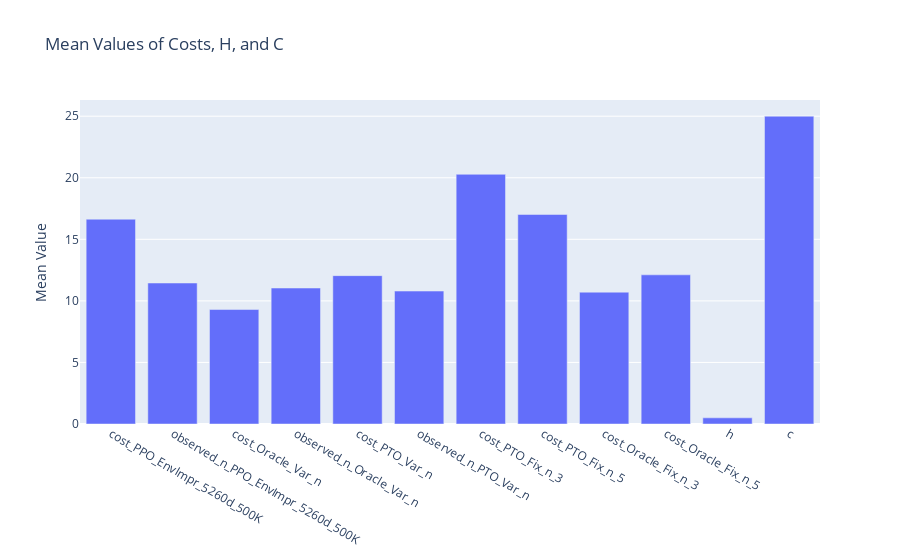
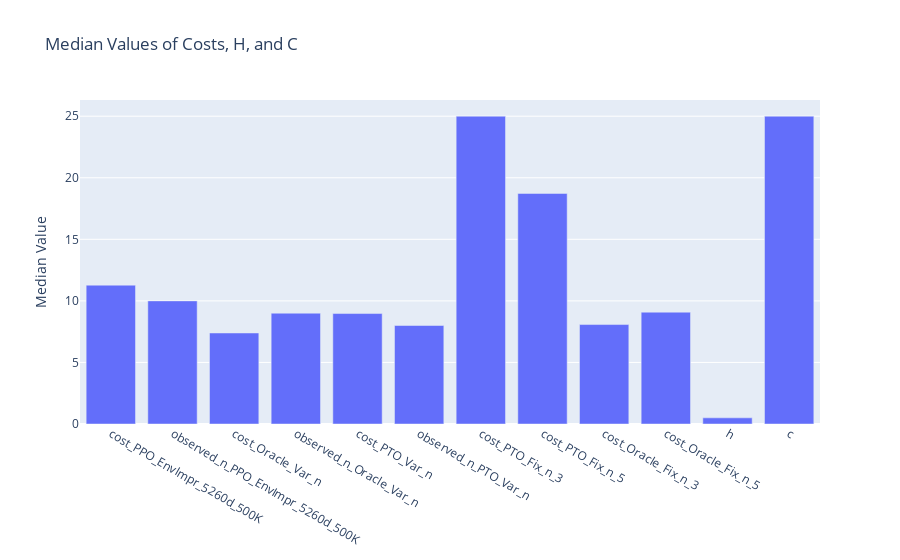

The notebook cell these images were saved under, in order:
### Markdown cell above
## Visualize Results

### Code cell
import plotly.graph_objects as go

# columns_to_visualize = [x for x in test_df.columns if 'cost' in x or 'observe' in x]

# Calculate means
means = test_df[columns_to_visualize + ['h', 'c']].mean()

# Plot
fig = go.Figure(data=[go.Bar(x=means.index, y=means.values)])
fig.update_layout(title="Mean Values of Costs, H, and C", yaxis_title="Mean Value")
fig.show()

# Calculate medians
medians = test_df[columns_to_visualize + ['h', 'c']].median()

# Plot
fig = go.Figure(data=[go.Bar(x=medians.index, y=medians.values)])
fig.update_layout(title="Median Values of Costs, H, and C", yaxis_title="Median Value")
fig.show()

# Create a dataframe with two rows: one for means and one for medians
summary_df = pd.DataFrame({'Mean': means, 'Median': medians}).T
summary_df.head()

### Figure 1 — Plotly figure (JSON) as saved in the notebook; plotly's stock layout.template omitted (floating-point values rounded to 4 significant figures)
{"data": [{"type": "bar", "x": ["cost_PPO_EnvImpr_5260d_500K", "observed_n_PPO_EnvImpr_5260d_500K", "cost_Oracle_Var_n", "observed_n_Oracle_Var_n", "cost_PTO_Var_n", "observed_n_PTO_Var_n", "cost_PTO_Fix_n_3", "cost_PTO_Fix_n_5", "cost_Oracle_Fix_n_3", "cost_Oracle_Fix_n_5", "h", "c"], "y": [16.63, 11.45, 9.298, 11.04, 12.05, 10.8, 20.28, 17.02, 10.71, 12.12, 0.5, 25.0]}], "layout": {"title": {"text": "Mean Values of Costs, H, and C"}, "yaxis": {"title": {"text": "Mean Value"}}}}

### Figure 2 — Plotly figure (JSON) as saved in the notebook; plotly's stock layout.template omitted (floating-point values rounded to 4 significant figures)
{"data": [{"type": "bar", "x": ["cost_PPO_EnvImpr_5260d_500K", "observed_n_PPO_EnvImpr_5260d_500K", "cost_Oracle_Var_n", "observed_n_Oracle_Var_n", "cost_PTO_Var_n", "observed_n_PTO_Var_n", "cost_PTO_Fix_n_3", "cost_PTO_Fix_n_5", "cost_Oracle_Fix_n_3", "cost_Oracle_Fix_n_5", "h", "c"], "y": [11.28, 10.0, 7.392, 9.0, 8.972, 8.0, 25.0, 18.73, 8.077, 9.083, 0.5, 25.0]}], "layout": {"title": {"text": "Median Values of Costs, H, and C"}, "yaxis": {"title": {"text": "Median Value"}}}}
